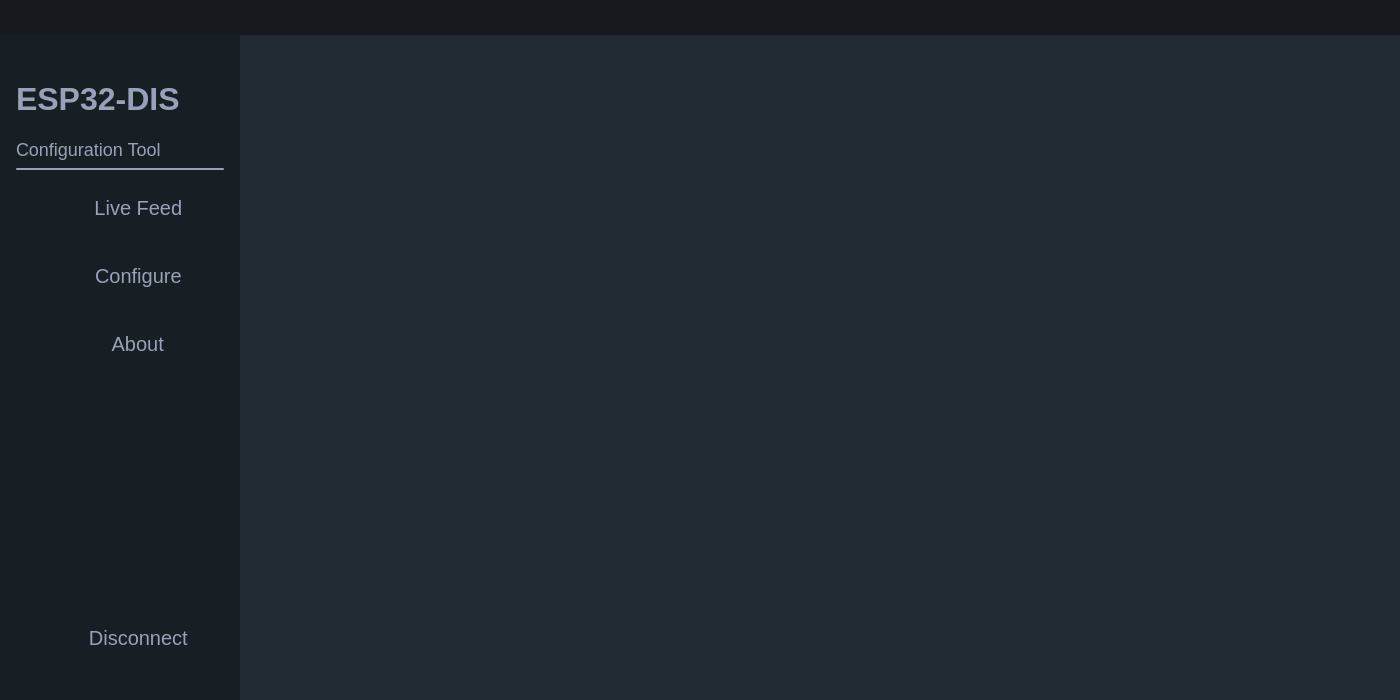
<?xml version="1.0" encoding="UTF-8"?>
<ui version="4.0">
 <class>MainWindow</class>
 <widget class="QMainWindow" name="MainWindow">
  <property name="geometry">
   <rect>
    <x>0</x>
    <y>0</y>
    <width>1400</width>
    <height>700</height>
   </rect>
  </property>
  <property name="minimumSize">
   <size>
    <width>1400</width>
    <height>700</height>
   </size>
  </property>
  <property name="maximumSize">
   <size>
    <width>1400</width>
    <height>700</height>
   </size>
  </property>
  <property name="windowTitle">
   <string>MainWindow</string>
  </property>
  <property name="styleSheet">
   <string notr="true">background-color: #232B32;</string>
  </property>
  <widget class="QWidget" name="CentralWidget">
   <property name="enabled">
    <bool>true</bool>
   </property>
   <property name="minimumSize">
    <size>
     <width>640</width>
     <height>360</height>
    </size>
   </property>
   <property name="maximumSize">
    <size>
     <width>16777215</width>
     <height>16777215</height>
    </size>
   </property>
   <layout class="QVBoxLayout" name="verticalLayout">
    <property name="spacing">
     <number>0</number>
    </property>
    <property name="leftMargin">
     <number>0</number>
    </property>
    <property name="topMargin">
     <number>0</number>
    </property>
    <property name="rightMargin">
     <number>0</number>
    </property>
    <property name="bottomMargin">
     <number>0</number>
    </property>
    <item>
     <widget class="QWidget" name="ControlBar" native="true">
      <property name="enabled">
       <bool>true</bool>
      </property>
      <property name="sizePolicy">
       <sizepolicy hsizetype="Preferred" vsizetype="Fixed">
        <horstretch>0</horstretch>
        <verstretch>0</verstretch>
       </sizepolicy>
      </property>
      <property name="minimumSize">
       <size>
        <width>0</width>
        <height>35</height>
       </size>
      </property>
      <property name="maximumSize">
       <size>
        <width>16777215</width>
        <height>35</height>
       </size>
      </property>
      <property name="styleSheet">
       <string notr="true">background-color: #161A1F;
</string>
      </property>
      <layout class="QHBoxLayout" name="horizontalLayout_2">
       <property name="spacing">
        <number>0</number>
       </property>
       <property name="leftMargin">
        <number>0</number>
       </property>
       <property name="topMargin">
        <number>0</number>
       </property>
       <property name="rightMargin">
        <number>0</number>
       </property>
       <property name="bottomMargin">
        <number>0</number>
       </property>
       <item>
        <spacer name="hSpacer">
         <property name="orientation">
          <enum>Qt::Horizontal</enum>
         </property>
         <property name="sizeHint" stdset="0">
          <size>
           <width>40</width>
           <height>20</height>
          </size>
         </property>
        </spacer>
       </item>
       <item>
        <widget class="QToolButton" name="controlMinimize">
         <property name="minimumSize">
          <size>
           <width>55</width>
           <height>35</height>
          </size>
         </property>
         <property name="cursor">
          <cursorShape>PointingHandCursor</cursorShape>
         </property>
         <property name="styleSheet">
          <string notr="true">QToolButton{
	border: 0px solid;
}

QToolButton:hover{
	background: #3b47d9;
}

QToolButton:focus{
    outline: none;
}</string>
         </property>
         <property name="text">
          <string/>
         </property>
        </widget>
       </item>
       <item>
        <widget class="QToolButton" name="controlClose">
         <property name="minimumSize">
          <size>
           <width>55</width>
           <height>35</height>
          </size>
         </property>
         <property name="cursor">
          <cursorShape>PointingHandCursor</cursorShape>
         </property>
         <property name="styleSheet">
          <string notr="true">QToolButton{
	border: 0px solid;
}

QToolButton:hover{
	background: #e74c3c;
}

QToolButton:focus{
    outline: none;
}</string>
         </property>
         <property name="text">
          <string/>
         </property>
        </widget>
       </item>
      </layout>
     </widget>
    </item>
    <item>
     <widget class="QWidget" name="ContentWidget" native="true">
      <layout class="QHBoxLayout" name="horizontalLayout_3">
       <property name="spacing">
        <number>0</number>
       </property>
       <property name="leftMargin">
        <number>0</number>
       </property>
       <property name="topMargin">
        <number>0</number>
       </property>
       <property name="rightMargin">
        <number>0</number>
       </property>
       <property name="bottomMargin">
        <number>0</number>
       </property>
       <item>
        <widget class="QWidget" name="LeftMenu" native="true">
         <property name="minimumSize">
          <size>
           <width>240</width>
           <height>0</height>
          </size>
         </property>
         <property name="maximumSize">
          <size>
           <width>240</width>
           <height>16777215</height>
          </size>
         </property>
         <property name="styleSheet">
          <string notr="true">background-color: #171F24;
</string>
         </property>
         <layout class="QVBoxLayout" name="verticalLayout_3">
          <property name="spacing">
           <number>8</number>
          </property>
          <property name="leftMargin">
           <number>16</number>
          </property>
          <property name="topMargin">
           <number>32</number>
          </property>
          <property name="rightMargin">
           <number>16</number>
          </property>
          <property name="bottomMargin">
           <number>32</number>
          </property>
          <item>
           <widget class="QLabel" name="appTitle">
            <property name="minimumSize">
             <size>
              <width>0</width>
              <height>64</height>
             </size>
            </property>
            <property name="styleSheet">
             <string notr="true">QLabel{
	color: #98A1B7;
	border: 0px solid;
	font-weight: bold;
	font-size: 32px;
}</string>
            </property>
            <property name="text">
             <string>ESP32-DIS</string>
            </property>
           </widget>
          </item>
          <item>
           <widget class="QLabel" name="appSubtitle">
            <property name="styleSheet">
             <string notr="true">QLabel{
	color: #98A1B7;
	font-size: 18px;
}</string>
            </property>
            <property name="text">
             <string>Configuration Tool</string>
            </property>
           </widget>
          </item>
          <item>
           <widget class="QLabel" name="verticalSplit">
            <property name="maximumSize">
             <size>
              <width>16777215</width>
              <height>2</height>
             </size>
            </property>
            <property name="styleSheet">
             <string notr="true">QLabel{
	background-color: #98A1B7;
	border: 0px solid;
	border-radius:0.5px;
}</string>
            </property>
            <property name="text">
             <string/>
            </property>
           </widget>
          </item>
          <item>
           <widget class="QToolButton" name="menuLiveFeed">
            <property name="sizePolicy">
             <sizepolicy hsizetype="Preferred" vsizetype="Preferred">
              <horstretch>0</horstretch>
              <verstretch>0</verstretch>
             </sizepolicy>
            </property>
            <property name="minimumSize">
             <size>
              <width>0</width>
              <height>60</height>
             </size>
            </property>
            <property name="cursor">
             <cursorShape>PointingHandCursor</cursorShape>
            </property>
            <property name="mouseTracking">
             <bool>true</bool>
            </property>
            <property name="styleSheet">
             <string notr="true">QToolButton{
	color: #98A1B7;
	border: 0px solid;
	border-radius: 5px;
  	text-decoration: none;
	font-size: 20px;
	padding: 0px 0px 0px 20px;
}

QToolButton:hover{
	background-color: #272F37;
	color: #D0D9F6;
}</string>
            </property>
            <property name="text">
             <string>   Live Feed</string>
            </property>
            <property name="iconSize">
             <size>
              <width>32</width>
              <height>32</height>
             </size>
            </property>
            <property name="toolButtonStyle">
             <enum>Qt::ToolButtonTextBesideIcon</enum>
            </property>
           </widget>
          </item>
          <item>
           <widget class="QToolButton" name="menuConfigure">
            <property name="sizePolicy">
             <sizepolicy hsizetype="Preferred" vsizetype="Preferred">
              <horstretch>0</horstretch>
              <verstretch>0</verstretch>
             </sizepolicy>
            </property>
            <property name="minimumSize">
             <size>
              <width>0</width>
              <height>60</height>
             </size>
            </property>
            <property name="cursor">
             <cursorShape>PointingHandCursor</cursorShape>
            </property>
            <property name="styleSheet">
             <string notr="true">QToolButton{
	color: #98A1B7;
	border: 0px solid;
	border-radius: 5px;
  	text-decoration: none;
	font-size: 20px;
	padding: 0px 0px 0px 20px;

}

QToolButton:hover{
	background-color: #272F37;
	color: #D0D9F6;
}</string>
            </property>
            <property name="text">
             <string>   Configure</string>
            </property>
            <property name="toolButtonStyle">
             <enum>Qt::ToolButtonTextBesideIcon</enum>
            </property>
           </widget>
          </item>
          <item>
           <widget class="QToolButton" name="menuAbout">
            <property name="sizePolicy">
             <sizepolicy hsizetype="Preferred" vsizetype="Preferred">
              <horstretch>0</horstretch>
              <verstretch>0</verstretch>
             </sizepolicy>
            </property>
            <property name="minimumSize">
             <size>
              <width>0</width>
              <height>60</height>
             </size>
            </property>
            <property name="cursor">
             <cursorShape>PointingHandCursor</cursorShape>
            </property>
            <property name="styleSheet">
             <string notr="true">QToolButton{
	color: #98A1B7;
	border: 0px solid;
	border-radius: 5px;
  	text-decoration: none;
	font-size: 20px;
	padding: 0px 0px 0px 20px;

}

QToolButton:hover{
	background-color: #272F37;
	color: #D0D9F6;
}</string>
            </property>
            <property name="text">
             <string>   About</string>
            </property>
            <property name="toolButtonStyle">
             <enum>Qt::ToolButtonTextBesideIcon</enum>
            </property>
           </widget>
          </item>
          <item>
           <spacer name="verticalSpacer">
            <property name="orientation">
             <enum>Qt::Vertical</enum>
            </property>
            <property name="sizeHint" stdset="0">
             <size>
              <width>20</width>
              <height>40</height>
             </size>
            </property>
           </spacer>
          </item>
          <item>
           <widget class="QToolButton" name="disconnectButton">
            <property name="sizePolicy">
             <sizepolicy hsizetype="Preferred" vsizetype="Preferred">
              <horstretch>0</horstretch>
              <verstretch>0</verstretch>
             </sizepolicy>
            </property>
            <property name="minimumSize">
             <size>
              <width>0</width>
              <height>60</height>
             </size>
            </property>
            <property name="cursor">
             <cursorShape>PointingHandCursor</cursorShape>
            </property>
            <property name="styleSheet">
             <string notr="true">QToolButton{
	color: #98A1B7;
	border: 0px solid;
	border-radius: 5px;
  	text-decoration: none;
	font-size: 20px;
	padding: 0px 0px 0px 20px;

}

QToolButton:hover{
	background-color: #272F37;
	color: #D0D9F6;
}</string>
            </property>
            <property name="text">
             <string>   Disconnect</string>
            </property>
            <property name="toolButtonStyle">
             <enum>Qt::ToolButtonTextBesideIcon</enum>
            </property>
           </widget>
          </item>
         </layout>
        </widget>
       </item>
       <item>
        <widget class="QWidget" name="CurrentMenu" native="true"/>
       </item>
      </layout>
     </widget>
    </item>
   </layout>
  </widget>
 </widget>
 <resources/>
 <connections/>
</ui>
